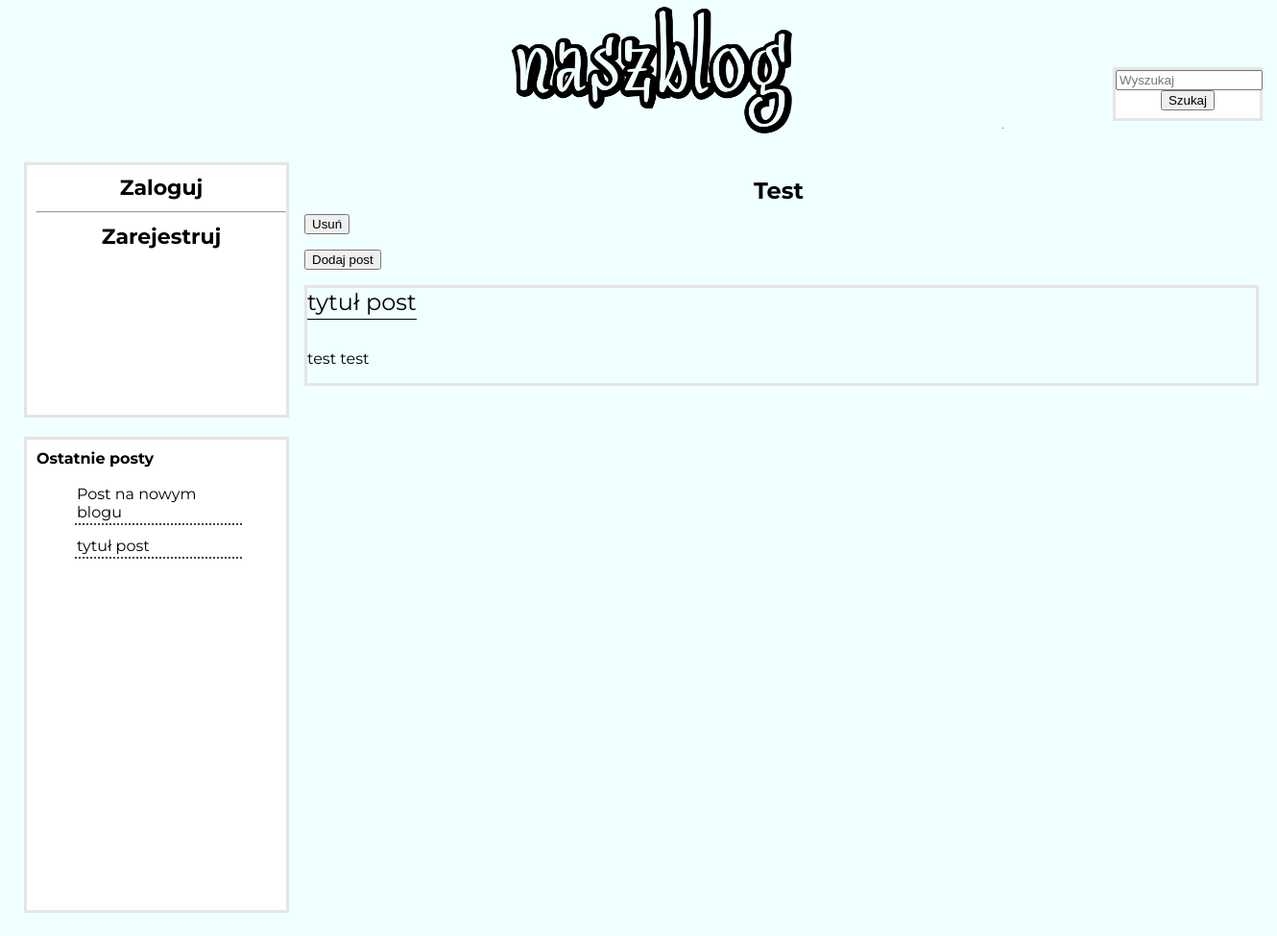
Page /18/test/ on the committed database.
### blogs/models.py (models this page shows, shortened)
class Blog(models.Model):
    title = models.CharField(max_length=200)
    owner = models.ForeignKey(User, related_name='user_blogs',
                               on_delete=models.CASCADE
                              )
    slug = models.SlugField(max_length=250)

class Post(models.Model):
    STATUS_CHOICES = (
                    ('private', 'Prywatny'),
                    ('public', 'Publiczny'),
                    )
    name = models.CharField(max_length=250)
    blog = models.ForeignKey(Blog,related_name='blog_posts',
                               on_delete=models.CASCADE
                              )
    text = RichTextUploadingField(blank=True)
    date_added = models.DateTimeField(auto_now_add=True)
    status = models.CharField(max_length=7,
                              choices=STATUS_CHOICES,
                              default='public')
    objects = models.Manager()
    public = PublicPostManager()
    slug = models.SlugField(max_length=250)
    def __str__(self):
        if len(self.text) < 300:
            return self.text
        else:
            return self.text[:300] + "..."
    def get_absolute_url(self):
        return reverse('blogs:post_detail',
                        args=[self.id,
                              self.slug])

### blogs/views.py (the view)
# urls.py: path('<int:blog_id>/<name>/', views.blog, name='blog'),
def blog(request, blog_id, name):
    blog = get_object_or_404(Blog, id=blog_id, slug=name)
    if blog.owner == request.user:
        posts = Post.objects.filter(blog=blog_id)
    else:
        posts = Post.public.filter(blog=blog_id)
    lp = last_posts()
    context = {'posts': reversed(posts), 'blog': blog, 'last_posts': lp}
    return render(request, 'blogs/blog.html', context)

### blogs/models.py (called while the page is built)
    def get_queryset(self):
        return super(PublicPostManager,self).get_queryset()\
                                           .filter(status='public')

### blogs/views.py (called while the page is built)
def last_posts():
    last_posts = Post.public.all().order_by('-date_added')[:8]
    return last_posts;

### blogs/templates/blogs/blog.html
{% extends "base.html" %}
{% block content %}
	<center><h2>{{ blog.title }}</h2></center>
	<form action="{% url 'blogs:delete_blog' blog.id %}">
		<input type="submit" value="Usuń" align="right"/>
	</form>
	<form action="{% url 'blogs:new_post' blog.id %}">
		<input type="submit" value="Dodaj post" align="right"/>
	</form>
	{% for post in posts %}
	<div class="post">
		<pname><a href="{% url 'blogs:post_detail' post.id post.slug %}">{{ post.name }}</a></pname><br><br>
		{{ post | safe}}
	</div>
	{% empty %}
	Blog nie  zawiera jeszcze postów
	{% endfor %}
{% endblock content %}

### blogs/templates/base.html (shortened to what this page needs)
{% load staticfiles %}
<html lang="pl">
<head>
		<link href="{% static "style.css" %}" rel="stylesheet"/>
</head>
<body>
	<div class="wrapper">
		<a href="{% url 'blogs:blogs' %}">	<div class="logo">
				<img src="{% static 'images/opydl.png' %}" style="float: left;"/>
			</div></a>
			<div class="search">
				<form method='GET' action="{% url 'blogs:search' %}">
					<input type='text' name='q' placeholder='Wyszukaj' size="16" value='{{ request.GET.q }}'/>
					<input type='submit' value='Szukaj' />
				</form>
			</div>
		<div class="content">
			<div class="rightNav">
				{% block content %}
				{% endblock %}
			</div>
			<div class="topPanel">
				{% if not user.is_authenticated %}
					<div class ="m"><a href="{% url 'account:user_login' %}"/><b>Zaloguj</b></a></br></div>
					<hr/>
					<div class ="m"><a href="{% url 'account:register' %}"/><b>Zarejestruj</b></div></a></br></m>
				{% else %}
				Zalogowano, jako {{ user.username }}
				<br><a href="{% url 'account:logout' %}"/><b>Wyloguj</b></a></br>
				<a href="{% url 'account:password_change' %}"><b>Zmień hasło</b></a>
				<br><a href="{% url 'account:edit_profile' %}"><b>Zmień ustawienia</b></a>
				{% endif %}
			</div>
			<div class="bottomPanel">
				<b>Ostatnie posty</b>
					<ul>
					{% for post in last_posts %}
							<div class = "option"><a href="{{post.get_absolute_url}}">{{ post.name }}</div></a>
					{% endfor %}
					</ul>
			</div>
		</div>
	</div>
</body>
</html>

### blogs/static/style.css (style rules this page uses)
body { background-color: #F0FFFF; color: #000000; font-family: 'Montserrat', sans-serif; font-size: 16px; }
html, body { margin: 0; padding: 0; }
.wrapper { margin-left:auto; margin-right:auto; width: 1320px; min-height: 975px; background-color: #F0FFFF; overflow:hidden; }
.logo { text-align: center; width: 450px; font-size: 48px; margin-left: 320px; }
a > .logo > img { width: 720px; height: 144px; margin-left: auto; margin-right: auto; }
.content { background-color: #F0FFFF; width: 1280px; margin-left: auto; margin-right: auto; padding: 1px; position: relative; }
.rightNav { background-color: #F0FFFF; width: 988px; float: right; min-height: 750px; height: auto; padding: 10px 0 0 10px; min-height: 500px; }
.topPanel { text-align: center; font-size: 22px; background-color: #ffffff; width: 260px; height: 250px; float: left; padding: 10 0 0 10px; border-style: solid; border-color: e5e5e5; margin-top: 25px; }
.bottomPanel { margin-top: 20px; background-color: #ffffff; width: 260px; height: 480px; float: left; padding: 10px 0 0 10px; border-style: solid; border-color: e5e5e5; }
.search { background-color: #bde5b9; background-color: #ffffff; height: 50px; width: 150px; float: right; margin-top: 70px; text-align: center; border-color: #e5e5e5; border-style: solid; margin-right: 10px; }
.option { padding: 2px; border-bottom: 2px dotted #444444; width: 170px; margin: 0 10px 10px 0; }
h2 { margin:30px 0 10px; }
.post { width: 100%; border-color: #e5e5e5; border-style: solid; margin: 0 0 10px 0; }
pname { border-bottom: 1px solid; padding:0 0 3px 0; font-size: 24px; }
a { color: black; text-decoration: none; }
.m { margin-top: 10 px; margin-bottom: 10px }

### rows in the picture
Blog: title "Test"
Post: name "tytuł post", text "test test"
Post: name "Post na nowym blogu"
